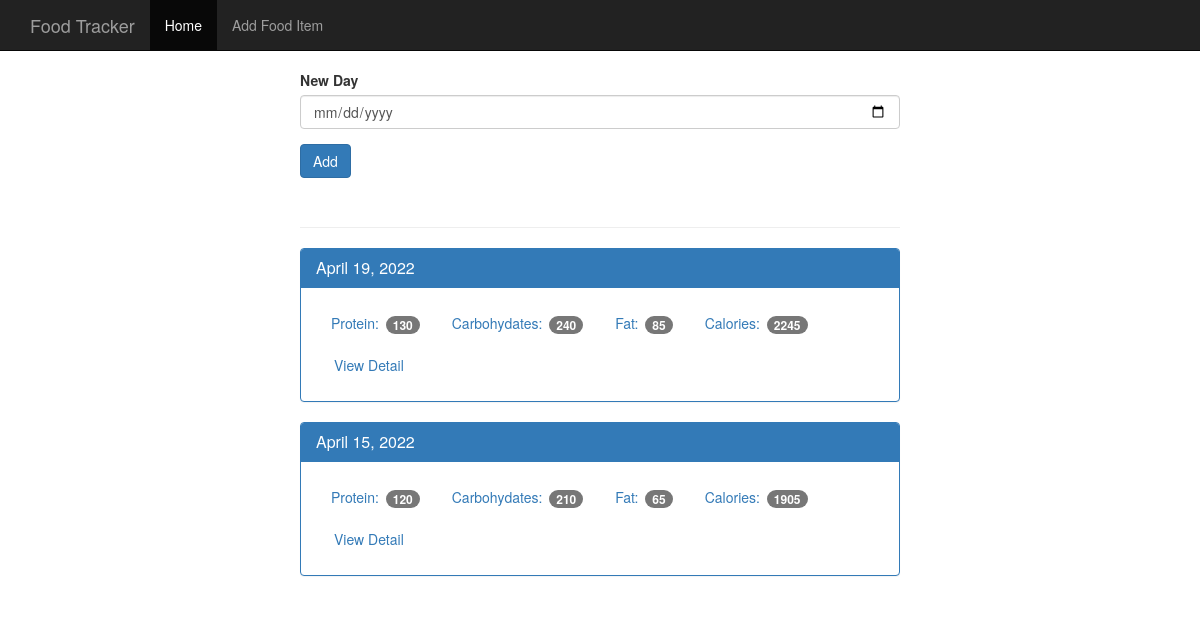
The page / on the database its author committed.
### tables this page shows
CREATE TABLE log_date (
    id integer primary key autoincrement,
    entry_date date not null
);

### app.py (the view)
@app.route('/', methods=['POST', 'GET'])
def index():
    db = get_db()
    if request.method == 'POST':
        date = request.form['date'] #assuming the date is in YYYY-MM-DD format
        dt = datetime.strptime(date, '%Y-%m-%d')
        database_date = datetime.strftime(dt, '%Y%m%d')
        db.execute('insert into log_date (entry_date) values (?)', [database_date])
        db.commit()
    cur = db.execute('''select log_date.entry_date, sum(food.protein) as protein, sum(food.carbohydrates) as carbohydrates, sum(food.fat) as fat, sum(food.calories) as calories
                        from log_date
                        join food_date on food_date.log_date_id = log_date.id
                        join food on food.id = food_date.food_id
                        group by log_date.id order by log_date.entry_date desc''')
    results = cur.fetchall()
    date_results = []
    for i in results:
        single_date = {}
        single_date['entry_date'] = i['entry_date']
        single_date['protein'] = i['protein']
        single_date['carbohydrates'] = i['carbohydrates']
        single_date['fat'] = i['fat']
        single_date['calories'] = i['calories']
        d = datetime.strptime(str(i['entry_date']), '%Y%m%d')
        single_date['pretty_date'] = datetime.strftime(d, '%B %d, %Y')
        date_results.append(single_date)
    return render_template('home.html', results=date_results)

### database.py (called while the page is built)
def connect_db():
    sql = sqlite3.connect('C:/Users/JahmaulHolmes/Food_Tracker_App/food_log.db')
    sql.row_factory = sqlite3.Row
    return sql

def get_db():
    if not hasattr(g, 'sqlite_db'):
        g.sqlite_db = connect_db()
    return g.sqlite_db

### templates/home.html
{% extends "base.html" %}
{% block body %}
  <div class="container theme-showcase col-sm-6 col-sm-offset-3" role="main">
    <div class="row">
      <div>
        <form method="POST" action="/">
          <div class="form-group">
            <label for="new-day">New Day</label>
            <input type="date" class="form-control" name="date" id="new-day">
          </div>
          <button type="submit" class="btn btn-primary">Add</button>
        </form>
        <div class="page-header"></div>
        {% for r in results %}
          <div class="panel panel-primary">
            <div class="panel-heading">
              <h3 class="panel-title">{{ r.pretty_date }}</h3>
            </div>
            <div class="panel-body">
              <ul class="nav nav-pills" role="tablist">
                <li><a>Protein: <span class="badge">{{ r.protein }}</span></a></li>
                <li><a>Carbohydates: <span class="badge">{{ r.carbohydrates }}</span></a></li>
                <li><a>Fat: <span class="badge">{{ r.fat }}</span></a></li>
                <li><a>Calories: <span class="badge">{{ r.calories }}</span></a></li>
                <li><a href={{url_for('view', date=r.entry_date)}} type="button" class="btn btn-link">View Detail</a></li>
              </ul>
            </div>
          </div>
        {% endfor %}
      </div>
    </div>
  </div>
{% endblock %}

### static/theme.css (style rules this page uses)
body { padding-top: 70px; padding-bottom: 30px; }

### rows shown on the page
log_date: pretty_date "April 19, 2022", protein "130", carbohydrates "240", fat "85", calories "2245"
log_date: pretty_date "April 15, 2022", protein "120", carbohydrates "210", fat "65", calories "1905"
